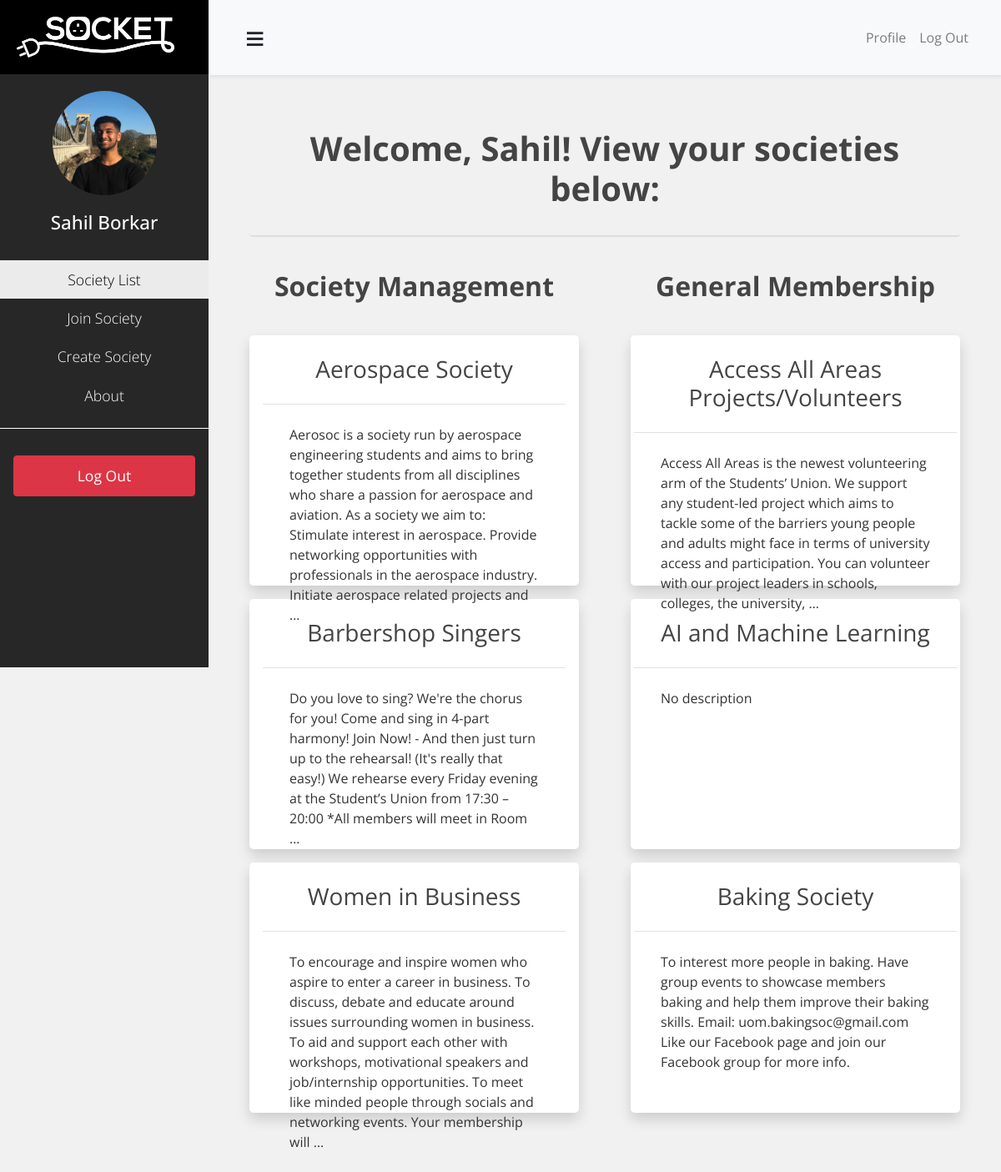
/soclist (signed in), run on an earlier commit of the app's database.
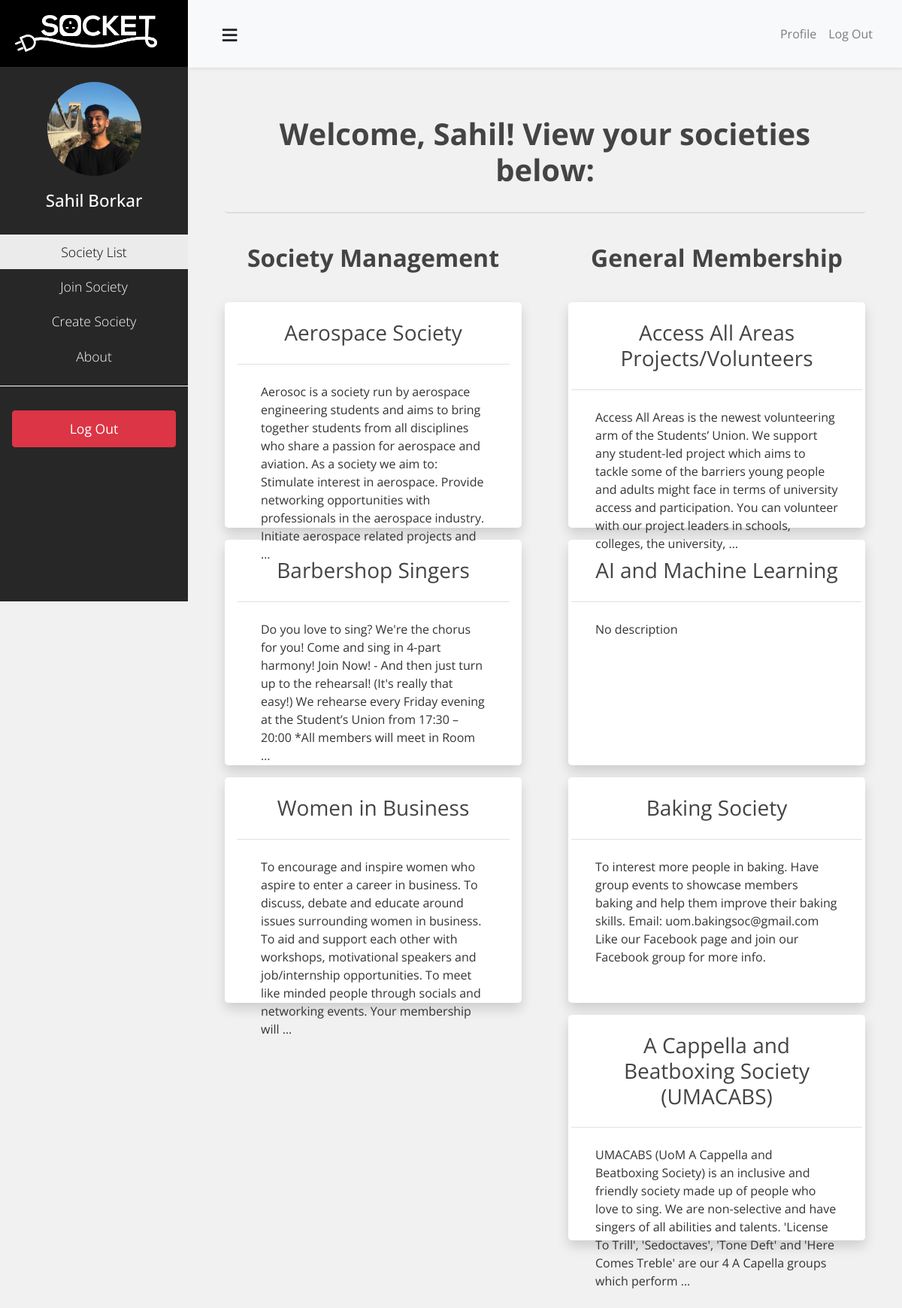
And on a later commit of the database.
### societies/models.py (models this page shows, shortened)
class SocietyMembership(models.Model):
    member = models.ForeignKey(User, related_name='society_membership', on_delete=models.CASCADE)
    society = models.ForeignKey('Society', related_name='society_membership', on_delete=models.CASCADE)
    is_leader = models.BooleanField(default=False)

class Society(models.Model):
    name = models.CharField(max_length = 200, unique=False)
    description = models.TextField()
    members = models.ManyToManyField(
        User,
        verbose_name=("Members"),
        related_name='societies',
        through='SocietyMembership'
    )
    def __str__(self):
        return f"{self.name}"

### blog/views.py (the view)
# urls.py: path('soclist', views.soclist, name='blog-soclist'),
@login_required
def soclist(request):
    current_user = request.user
    leader_memberships = SocietyMembership.objects.filter(member=current_user, is_leader=True)
    normal_memberships = SocietyMembership.objects.filter(member=current_user, is_leader=False)
    context = {
        'societies':current_user.societies.all(),
        'leader_memberships': leader_memberships,
        'normal_memberships': normal_memberships
    }
    return render(request, 'blog/soclist.html', context)

### blog/templates/blog/soclist.html
{% extends "blog/base.html" %}
{% block content %}
    <div class="row">
        <div class="col-sm-12">
            <div class="my-3 px-3 rounded-lg" style="border-bottom: 2px solid #ddd;">
                <h1> Welcome, {{user.first_name}}! View your societies below: </h1>
            </div>
        </div>
    <div>
    <div class="row">
        <div class="col-lg-6">
            <div class="mx-3">
            <h1 style="font-size:2em;"> Society Management </h1>
            {% for membership in leader_memberships %}
                    <div class="my-3 px-3 rounded-lg shadow div-hover soclist">
                        <h3 class="border-bottom border-gray mb-0"><a class="container-title" href="{% url 'blog-sochome' oid=membership.society.id %}?society={{membership.society}}">{{ membership.society.name }}</a></h3>
                        <p class="container-content">{{ membership.society.description|truncatewords:50 }}</p>
                    </div>
            {% empty %}
                    <div class="my-3 px-3 rounded-lg shadow div-hover" style="height:200px;">
                        <h3 class="border-bottom border-gray mb-0">No societies under your management.</h3>
                        <p class="container-content">You are not a leader of any societies yet. Go ahead and create one! Or, you know, get promoted.</p>
                    </div>
            {% endfor %}
            </div>
    </div>
        <div class="col-lg-6">
            <div class="mx-3">
                <h1 style="font-size:2em;"> General Membership </h1>
                {% for membership in normal_memberships %}
                    <div class="my-3 px-1 rounded-lg shadow div-hover soclist">
                        <h3 class="border-bottom border-gray mb-0"><a class="container-title" href="{% url 'blog-sochome' oid=membership.society.id %}?society={{membership.society}}">{{ membership.society.name }}</a></h3>
                        <p class="container-content">{{ membership.society.description|truncatewords:50 }}</p>
                    </div>
                {% empty %}
                    <div class="my-3 px-1 rounded-lg shadow div-hover" style="height:200px;">
                        <h3 class="border-bottom border-gray mb-0">No societies found.</h3>
                        <p class="container-content">You are not a part of any societies yet. Go ahead and create/join one!</p>
                    </div>
                {% endfor %}
            </div>
        </div>
    </div>
{% endblock content %}

What changed in the data, as far as the page shows it:
added SocietyMembership: society.name "A Cappella and Beatboxing Society (UMACABS)", society.description "UMACABS (UoM A Cappella and Beatboxing Society) is an inclusive and friendly society made up of people who love to sing. We are non-selective and have singers of all abilities and talents. 'License To Trill', 'Sedoctaves', 'Tone Deft' and 'Here Comes Treble' are our 4 A Capella groups which perform …", shown under "General Membership"
